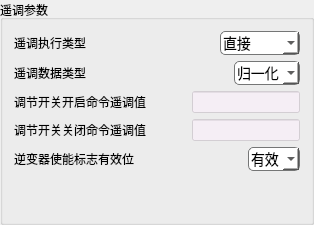
                     <widget class="QGroupBox" name="groupBox_4">
                      <property name="title">
                       <string>遥调参数</string>
                      </property>
                      <layout class="QGridLayout" name="gridLayout_8">
                       <item row="2" column="0">
                        <layout class="QHBoxLayout" name="horizontalLayout_14">
                         <item>
                          <widget class="QLabel" name="label_14">
                           <property name="text">
                            <string>调节开关开启命令遥调值</string>
                           </property>
                          </widget>
                         </item>
                         <item>
                          <spacer name="horizontalSpacer_10">
                           <property name="orientation">
                            <enum>Qt::Horizontal</enum>
                           </property>
                           <property name="sizeHint" stdset="0">
                            <size>
                             <width>40</width>
                             <height>20</height>
                            </size>
                           </property>
                          </spacer>
                         </item>
                         <item>
                          <widget class="QLineEdit" name="adjust_on_cmd">
                           <property name="styleSheet">
                            <string notr="true">QLineEdit{ background-color: rgba(255,240,255,120); }QLineEdit:focus{background-color: rgb(255,255,255)}</string>
                           </property>
                          </widget>
                         </item>
                        </layout>
                       </item>
                       <item row="0" column="0">
                        <layout class="QHBoxLayout" name="horizontalLayout_6">
                         <item>
                          <widget class="QLabel" name="label_9">
                           <property name="text">
                            <string>遥调执行类型</string>
                           </property>
                          </widget>
                         </item>
                         <item>
                          <spacer name="horizontalSpacer_16">
                           <property name="orientation">
                            <enum>Qt::Horizontal</enum>
                           </property>
                           <property name="sizeHint" stdset="0">
                            <size>
                             <width>40</width>
                             <height>20</height>
                            </size>
                           </property>
                          </spacer>
                         </item>
                         <item>
                          <widget class="QComboBox" name="yt_flag">
                           <property name="styleSheet">
                            <string notr="true">QComboBox 
{
    font:14px;
    height: 20px;
border: 1px solid rgb(117, 118, 118);
        border-radius: 5px;
        background: white; 
padding: 1px 2px 1px 2px;
}
QComboBox:hover, QComboBox:focus 
{
    background: rgb(20,162,182);
}


QComboBox QAbstractItemView 
{
    border: none;
    outline:none;
    selection-background-color:rgb(20,162,182);
}
/*选项的高度*/
QComboBox QAbstractItemView::item 
{
    height: 20px;
}</string>
                           </property>
                           <item>
                            <property name="text">
                             <string>直接</string>
                            </property>
                           </item>
                           <item>
                            <property name="text">
                             <string>选择执行</string>
                            </property>
                           </item>
                          </widget>
                         </item>
                        </layout>
                       </item>
                       <item row="1" column="0">
                        <layout class="QHBoxLayout" name="horizontalLayout_9">
                         <item>
                          <widget class="QLabel" name="label_10">
                           <property name="text">
                            <string>遥调数据类型</string>
                           </property>
                          </widget>
                         </item>
                         <item>
                          <spacer name="horizontalSpacer_17">
                           <property name="orientation">
                            <enum>Qt::Horizontal</enum>
                           </property>
                           <property name="sizeHint" stdset="0">
                            <size>
                             <width>40</width>
                             <height>20</height>
                            </size>
                           </property>
                          </spacer>
                         </item>
                         <item>
                          <widget class="QComboBox" name="yt_type">
                           <property name="styleSheet">
                            <string notr="true">QComboBox 
{
    font:14px;
    height: 20px;
border: 1px solid rgb(117, 118, 118);
        border-radius: 5px;
        background: white; 
padding: 1px 2px 1px 2px;
}
QComboBox:hover, QComboBox:focus 
{
    background: rgb(20,162,182);
}


QComboBox QAbstractItemView 
{
    border: none;
    outline:none;
    selection-background-color:rgb(20,162,182);
}
/*选项的高度*/
QComboBox QAbstractItemView::item 
{
    height: 20px;
}</string>
                           </property>
                           <item>
                            <property name="text">
                             <string>归一化</string>
                            </property>
                           </item>
                           <item>
                            <property name="text">
                             <string>标度化</string>
                            </property>
                           </item>
                           <item>
                            <property name="text">
                             <string>浮点数</string>
                            </property>
                           </item>
                          </widget>
                         </item>
                        </layout>
                       </item>
                       <item row="3" column="0">
                        <layout class="QHBoxLayout" name="horizontalLayout_17">
                         <item>
                          <widget class="QLabel" name="label_15">
                           <property name="text">
                            <string>调节开关关闭命令遥调值</string>
                           </property>
                          </widget>
                         </item>
                         <item>
                          <spacer name="horizontalSpacer_11">
                           <property name="orientation">
                            <enum>Qt::Horizontal</enum>
                           </property>
                           <property name="sizeHint" stdset="0">
                            <size>
                             <width>40</width>
                             <height>20</height>
                            </size>
                           </property>
                          </spacer>
                         </item>
                         <item>
                          <widget class="QLineEdit" name="adjust_off_cmd">
                           <property name="styleSheet">
                            <string notr="true">QLineEdit{ background-color: rgba(255,240,255,120); }QLineEdit:focus{background-color: rgb(255,255,255)}</string>
                           </property>
                          </widget>
                         </item>
                        </layout>
                       </item>
                       <item row="4" column="0">
                        <layout class="QHBoxLayout" name="horizontalLayout_11">
                         <item>
                          <widget class="QLabel" name="label_13">
                           <property name="text">
                            <string>逆变器使能标志有效位</string>
                           </property>
                          </widget>
                         </item>
                         <item>
                          <spacer name="horizontalSpacer_18">
                           <property name="orientation">
                            <enum>Qt::Horizontal</enum>
                           </property>
                           <property name="sizeHint" stdset="0">
                            <size>
                             <width>40</width>
                             <height>20</height>
                            </size>
                           </property>
                          </spacer>
                         </item>
                         <item>
                          <widget class="QComboBox" name="inverter_adjust_sw">
                           <property name="styleSheet">
                            <string notr="true">QComboBox 
{
    font:14px;
    height: 20px;
border: 1px solid rgb(117, 118, 118);
        border-radius: 5px;
        background: white; 
padding: 1px 2px 1px 2px;
}
QComboBox:hover, QComboBox:focus 
{
    background: rgb(20,162,182);
}


QComboBox QAbstractItemView 
{
    border: none;
    outline:none;
    selection-background-color:rgb(20,162,182);
}
/*选项的高度*/
QComboBox QAbstractItemView::item 
{
    height: 20px;
}</string>
                           </property>
                           <item>
                            <property name="text">
                             <string>有效</string>
                            </property>
                           </item>
                           <item>
                            <property name="text">
                             <string>无效</string>
                            </property>
                           </item>
                          </widget>
                         </item>
                        </layout>
                       </item>
                       <item row="5" column="0">
                        <spacer name="verticalSpacer_2">
                         <property name="orientation">
                          <enum>Qt::Vertical</enum>
                         </property>
                         <property name="sizeHint" stdset="0">
                          <size>
                           <width>20</width>
                           <height>40</height>
                          </size>
                         </property>
                        </spacer>
                       </item>
                      </layout>
                     </widget>
